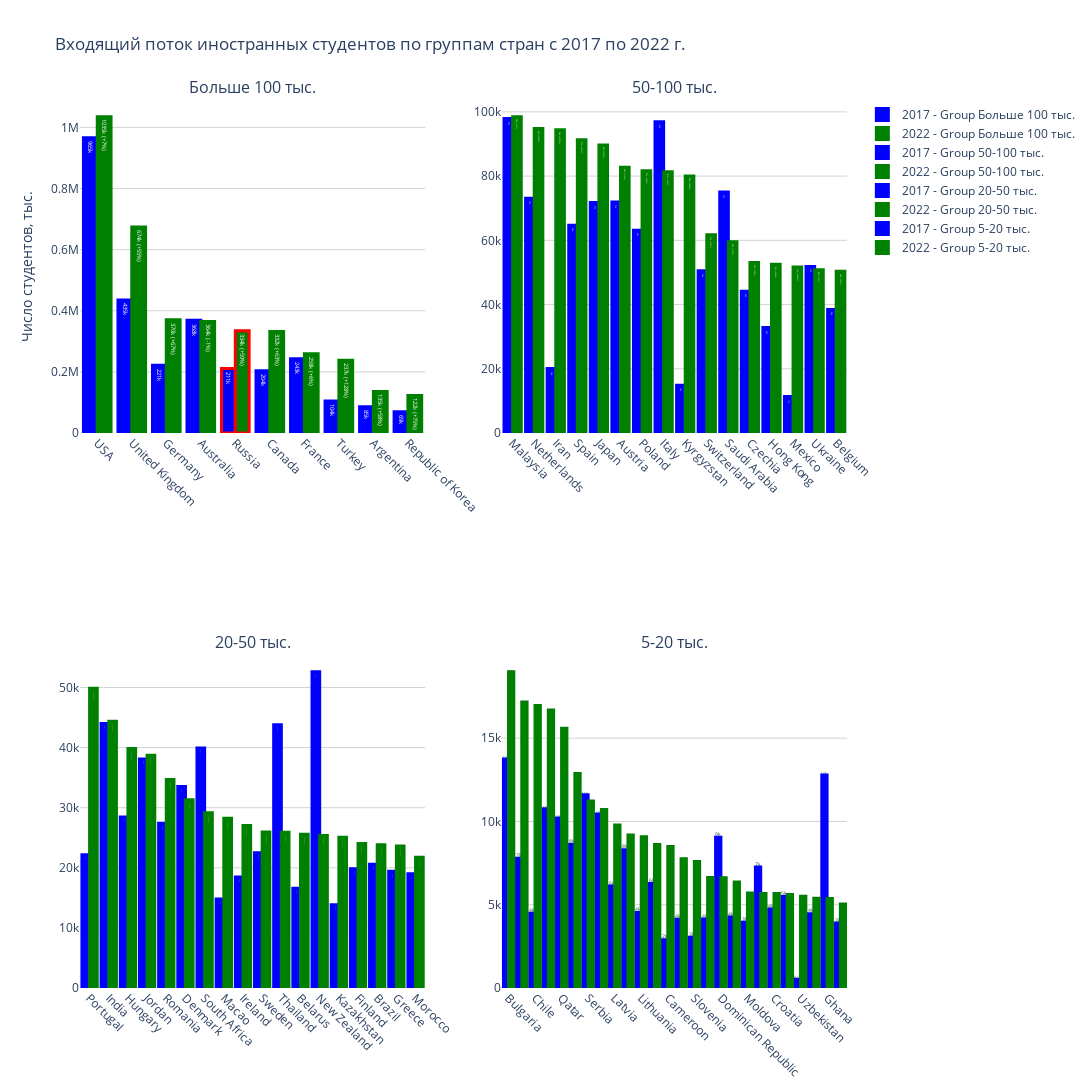

Here is the notebook cell this chart was saved with:
### Markdown cell above
Inbound students

### Code cell
n_cols = 2  # Number of columns in subplot grid
# unique_groups  = diff['group'].unique()
unique_groups = ['Больше 100 тыс.', '50-100 тыс.', '20-50 тыс.','5-20 тыс.']
num_plots = len(unique_groups)
num_cols = 2  # Maximum of 2 columns
num_rows = (num_plots + num_cols - 1) // num_cols  # Calculate the number of rows
fig = make_subplots(rows=num_rows, cols=num_cols, subplot_titles=unique_groups)

for i, group in enumerate(unique_groups):
    filtered_df = inbound[inbound['group'] == group]
    row_index = i // n_cols + 1
    col_index = i % n_cols + 1
    
    trace1 = go.Bar(x=filtered_df.index,
        y=filtered_df['2017'],
        name=f'2017 - Group {group}',
        text=[f"{value/1000:.1f}k" if value < 1000 else f"{int(value/1000)}k" for value in filtered_df['2017']],  # Value labels in thousands
        textposition='auto',
        textfont=dict(size=16),
        marker_color='blue',
        marker_line=dict(width=3, color=['red' if country == 'Russia' else 'blue' for country in filtered_df.index]) 
        )
    trace2 = go.Bar(x=filtered_df.index,
        y=filtered_df['2022'],
        name=f'2022 - Group {group}',
        text=[f"{value/1000:.1f}k\n({filtered_df['2022/2017,%'].values[j]}%)" if value < 1000 else f"{int(value/1000)}k\n({filtered_df['2022/2017,%'].values[j]}%)" for j, value in enumerate(filtered_df['2022'])],  # Value labels in thousands
        textposition='auto',
        textfont=dict(size=16),
        marker_color='green',
        marker_line=dict(width=3, color=['red' if country == 'Russia' else 'green' for country in filtered_df.index]) 
        )
    
    fig.add_trace(trace1, row=row_index, col=col_index)
    fig.add_trace(trace2, row=row_index, col=col_index)
        
fig.update_layout(
title='Входящий поток иностранных студентов по группам стран с 2017 по 2022 г.',
# xaxis_title='Country',
yaxis_title='Число студентов, тыс.',
barmode='group',  # Group bars together
height=1400,
width=2600,
plot_bgcolor='white'
)
for i in range(1, num_rows + 1):
    for j in range(1, num_cols + 1):
        fig.update_xaxes(tickangle=45, row=i, col=j)
        fig.update_yaxes(gridcolor='lightgrey', row=i, col=j)
pio.write_image(fig, "Входящий поток иностранных студентов по группам стран с 2017 по 2022 г.png")
fig.show()

### Figure 1 — Plotly figure (JSON) as saved in the notebook; plotly's stock layout.template omitted (floating-point values rounded to 4 significant figures)
{"data": [{"marker": {"color": "blue", "line": {"color": ["blue", "blue", "blue", "blue", "red", "blue", "blue", "blue", "blue", "blue"], "width": 3}}, "name": "2017 - Group Больше 100 тыс.", "text": ["965k", "435k", "221k", "368k", "211k", "204k", "243k", "104k", "85k", "69k"], "textfont": {"size": 16}, "textposition": "auto", "type": "bar", "x": ["USA", "United Kingdom", "Germany", "Australia", "Russia", "Canada", "France", "Turkey", "Argentina", "Republic of Korea"], "xaxis": "x", "y": [965780, 435035, 221382, 368594, 211045, 204061, 243280, 104446, 85945, 69757], "yaxis": "y"}, {"marker": {"color": "green", "line": {"color": ["green", "green", "green", "green", "red", "green", "green", "green", "green", "green"], "width": 3}}, "name": "2022 - Group Больше 100 тыс.", "text": ["1035k\n(+7%)", "674k\n(+55%)", "370k\n(+67%)", "364k\n(-1%)", "334k\n(+59%)", "332k\n(+63%)", "258k\n(+6%)", "237k\n(+128%)", "135k\n(+58%)", "122k\n(+75%)"], "textfont": {"size": 16}, "textposition": "auto", "type": "bar", "x": ["USA", "United Kingdom", "Germany", "Australia", "Russia", "Canada", "France", "Turkey", "Argentina", "Republic of Korea"], "xaxis": "x", "y": [1035161, 674046, 370641, 364473, 334622, 332319, 258943, 237939, 135754, 122305], "yaxis": "y"}, {"marker": {"color": "blue", "line": {"color": ["blue", "blue", "blue", "blue", "blue", "blue", "blue", "blue", "blue", "blue", "blue", "blue", "blue", "blue", "blue", "blue"], "width": 3}}, "name": "2017 - Group 50-100 тыс.", "text": ["97k", "73k", "20k", "64k", "71k", "71k", "63k", "96k", "14k", "50k", "75k", "44k", "32k", "11k", "51k", "38k"], "textfont": {"size": 16}, "textposition": "auto", "type": "bar", "x": ["Malaysia", "Netherlands", "Iran", "Spain", "Japan", "Austria", "Poland", "Italy", "Kyrgyzstan", "Switzerland", "Saudi Arabia", "Czechia", "Hong Kong", "Mexico", "Ukraine", "Belgium"], "xaxis": "x2", "y": [97900, 73081, 20072, 64693, 71788, 71967, 63120, 96928, 14869, 50534, 75046, 44112, 32818, 11335, 51872, 38485], "yaxis": "y2"}, {"marker": {"color": "green", "line": {"color": ["green", "green", "green", "green", "green", "green", "green", "green", "green", "green", "green", "green", "green", "green", "green", "green"], "width": 3}}, "name": "2022 - Group 50-100 тыс.", "text": ["98k\n(+1%)", "94k\n(+30%)", "94k\n(+370%)", "91k\n(+41%)", "89k\n(+25%)", "82k\n(+15%)", "81k\n(+29%)", "81k\n(-16%)", "80k\n(+438%)", "61k\n(+22%)", "59k\n(-21%)", "53k\n(+20%)", "52k\n(+60%)", "51k\n(+356%)", "50k\n(-2%)", "50k\n(+31%)"], "textfont": {"size": 16}, "textposition": "auto", "type": "bar", "x": ["Malaysia", "Netherlands", "Iran", "Spain", "Japan", "Austria", "Poland", "Italy", "Kyrgyzstan", "Switzerland", "Saudi Arabia", "Czechia", "Hong Kong", "Mexico", "Ukraine", "Belgium"], "xaxis": "x2", "y": [98513, 94809, 94406, 91340, 89718, 82781, 81646, 81332, 80012, 61748, 59580, 53099, 52531, 51659, 50870, 50341], "yaxis": "y2"}, {"marker": {"color": "blue", "line": {"color": ["blue", "blue", "blue", "blue", "blue", "blue", "blue", "blue", "blue", "blue", "blue", "blue", "blue", "blue", "blue", "blue", "blue", "blue"], "width": 3}}, "name": "2017 - Group 20-50 тыс.", "text": ["22k", "44k", "28k", "38k", "27k", "33k", "39k", "14k", "18k", "22k", "43k", "16k", "52k", "13k", "19k", "20k", "19k", "19k"], "textfont": {"size": 16}, "textposition": "auto", "type": "bar", "x": ["Portugal", "India", "Hungary", "Jordan", "Romania", "Denmark", "South Africa", "Macao", "Ireland", "Sweden", "Thailand", "Belarus", "New Zealand", "Kazakhstan", "Finland", "Brazil", "Greece", "Morocco"], "xaxis": "x3", "y": [22159, 44020, 28458, 38126, 27432, 33540, 39952, 14821, 18485, 22502, 43821, 16601, 52642, 13833, 19833, 20573, 19407, 19024], "yaxis": "y3"}, {"marker": {"color": "green", "line": {"color": ["green", "green", "green", "green", "green", "green", "green", "green", "green", "green", "green", "green", "green", "green", "green", "green", "green", "green"], "width": 3}}, "name": "2022 - Group 20-50 тыс.", "text": ["49k\n(+125%)", "44k\n(+1%)", "39k\n(+40%)", "38k\n(+2%)", "34k\n(+26%)", "31k\n(-7%)", "29k\n(-27%)", "28k\n(+91%)", "27k\n(+46%)", "25k\n(+15%)", "25k\n(-41%)", "25k\n(+54%)", "25k\n(-52%)", "25k\n(+81%)", "24k\n(+21%)", "23k\n(+16%)", "23k\n(+22%)", "21k\n(+14%)"], "textfont": {"size": 16}, "textposition": "auto", "type": "bar", "x": ["Portugal", "India", "Hungary", "Jordan", "Romania", "Denmark", "South Africa", "Macao", "Ireland", "Sweden", "Thailand", "Belarus", "New Zealand", "Kazakhstan", "Finland", "Brazil", "Greece", "Morocco"], "xaxis": "x3", "y": [49887, 44369, 39861, 38732, 34685, 31321, 29178, 28263, 27024, 25949, 25920, 25605, 25362, 25090, 24063, 23853, 23626, 21774], "yaxis": "y3"}, {"marker": {"color": "blue", "line": {"color": ["blue", "blue", "blue", "blue", "blue", "blue", "blue", "blue", "blue", "blue", "blue", "blue", "blue", "blue", "blue", "blue", "blue", "blue", "blue", "blue", "blue", "blue", "blue", "blue", "blue", "blue"], "width": 3}}, "name": "2017 - Group 5-20 тыс.", "text": ["13k", "7k", "4k", "10k", "10k", "8k", "11k", "10k", "6k", "8k", "4k", "6k", "2k", "4k", "3k", "4k", "9k", "4k", "3k", "7k", "4k", "5k", "0.5k", "4k", "12k", "3k"], "textfont": {"size": 16}, "textposition": "auto", "type": "bar", "x": ["Bulgaria", "Georgia", "Chile", "Slovakia", "Qatar", "Norway", "Serbia", "Cyprus", "Latvia", "Senegal", "Lithuania", "Tunisia", "Cameroon", "Viet Nam", "Slovenia", "Armenia", "Dominican Republic", "Azerbaijan", "Moldova", "Bosnia and Herzegovina", "Croatia", "Bahrain", "Uzbekistan", "Colombia", "Ghana", "Estonia"], "xaxis": "x4", "y": [13744, 7794, 4481, 10761, 10207, 8616, 11599, 10444, 6123, 8303, 4529, 6280, 2898, 4125, 3041, 4138, 9057, 4264, 3952, 7263, 4737, 5488, 524, 4455, 12791, 3903], "yaxis": "y4"}, {"marker": {"color": "green", "line": {"color": ["green", "green", "green", "green", "green", "green", "green", "green", "green", "green", "green", "green", "green", "green", "green", "green", "green", "green", "green", "green", "green", "green", "green", "green", "green", "green"], "width": 3}}, "name": "2022 - Group 5-20 тыс.", "text": ["18k\n(+38%)", "17k\n(+120%)", "16k\n(+279%)", "16k\n(+55%)", "15k\n(+53%)", "12k\n(+49%)", "11k\n(-3%)", "10k\n(+3%)", "9k\n(+60%)", "9k\n(+11%)", "9k\n(+100%)", "8k\n(+37%)", "8k\n(+193%)", "7k\n(+88%)", "7k\n(+150%)", "6k\n(+60%)", "6k\n(-27%)", "6k\n(+49%)", "5k\n(+44%)", "5k\n(-22%)", "5k\n(+20%)", "5k\n(+2%)", "5k\n(+950%)", "5k\n(+21%)", "5k\n(-58%)", "5k\n(+29%)"], "textfont": {"size": 16}, "textposition": "auto", "type": "bar", "x": ["Bulgaria", "Georgia", "Chile", "Slovakia", "Qatar", "Norway", "Serbia", "Cyprus", "Latvia", "Senegal", "Lithuania", "Tunisia", "Cameroon", "Viet Nam", "Slovenia", "Armenia", "Dominican Republic", "Azerbaijan", "Moldova", "Bosnia and Herzegovina", "Croatia", "Bahrain", "Uzbekistan", "Colombia", "Ghana", "Estonia"], "xaxis": "x4", "y": [18995, 17175, 16970, 16690, 15592, 12872, 11223, 10723, 9792, 9190, 9075, 8619, 8489, 7759, 7602, 6635, 6616, 6363, 5706, 5671, 5671, 5621, 5502, 5395, 5370, 5042], "yaxis": "y4"}], "layout": {"annotations": [{"font": {"size": 16}, "showarrow": false, "text": "Больше 100 тыс.", "x": 0.225, "xanchor": "center", "xref": "paper", "y": 1, "yanchor": "bottom", "yref": "paper"}, {"font": {"size": 16}, "showarrow": false, "text": "50-100 тыс.", "x": 0.775, "xanchor": "center", "xref": "paper", "y": 1, "yanchor": "bottom", "yref": "paper"}, {"font": {"size": 16}, "showarrow": false, "text": "20-50 тыс.", "x": 0.225, "xanchor": "center", "xref": "paper", "y": 0.375, "yanchor": "bottom", "yref": "paper"}, {"font": {"size": 16}, "showarrow": false, "text": "5-20 тыс.", "x": 0.775, "xanchor": "center", "xref": "paper", "y": 0.375, "yanchor": "bottom", "yref": "paper"}], "barmode": "group", "height": 1400, "plot_bgcolor": "white", "title": {"text": "Входящий поток иностранных студентов по группам стран с 2017 по 2022 г."}, "width": 2600, "xaxis": {"anchor": "y", "domain": [0, 0.45], "tickangle": 45}, "xaxis2": {"anchor": "y2", "domain": [0.55, 1], "tickangle": 45}, "xaxis3": {"anchor": "y3", "domain": [0, 0.45], "tickangle": 45}, "xaxis4": {"anchor": "y4", "domain": [0.55, 1], "tickangle": 45}, "yaxis": {"anchor": "x", "domain": [0.625, 1], "gridcolor": "lightgrey", "title": {"text": "Число студентов, тыс."}}, "yaxis2": {"anchor": "x2", "domain": [0.625, 1], "gridcolor": "lightgrey"}, "yaxis3": {"anchor": "x3", "domain": [0, 0.375], "gridcolor": "lightgrey"}, "yaxis4": {"anchor": "x4", "domain": [0, 0.375], "gridcolor": "lightgrey"}}}
